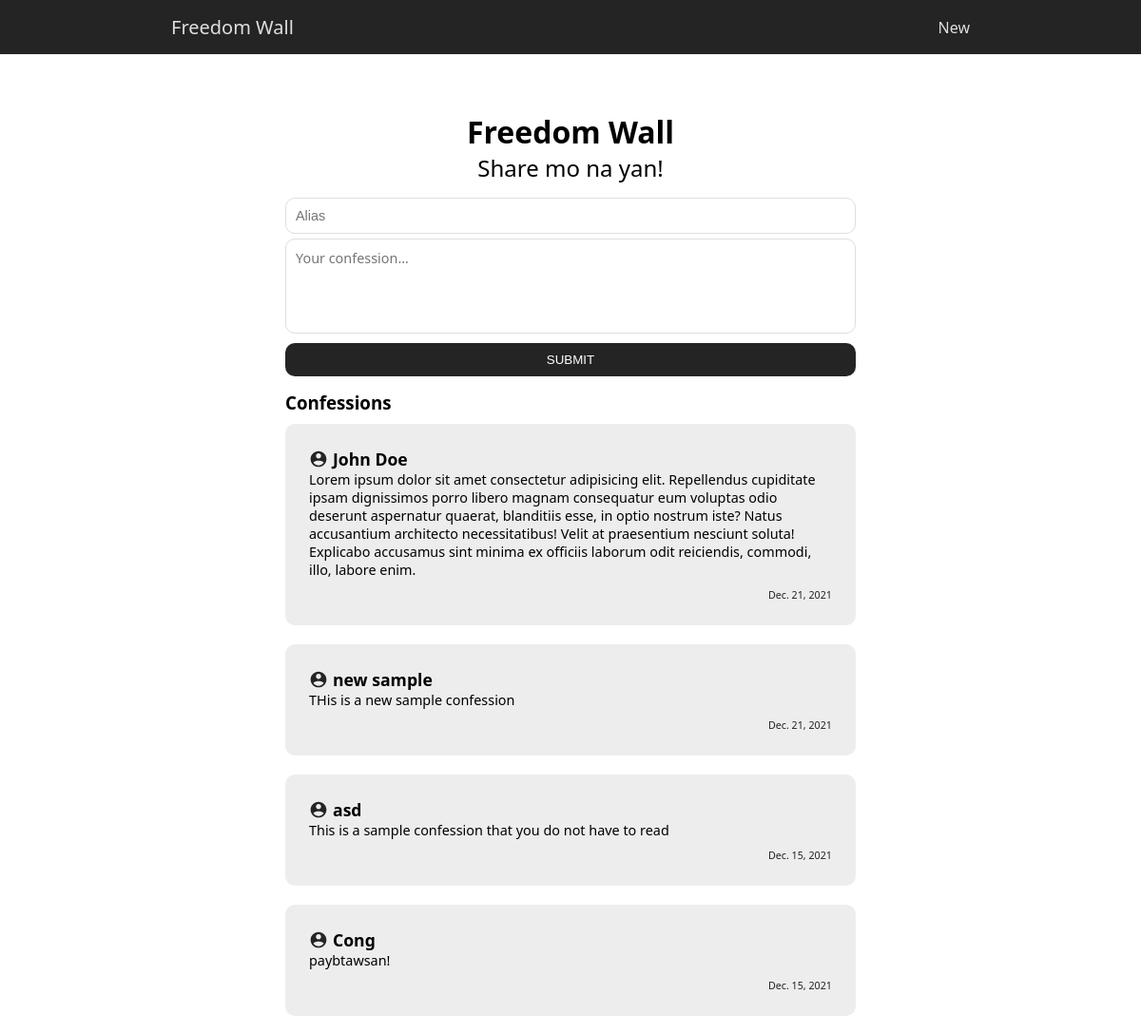
The app's page /freedom-app/ (upper part), older data.
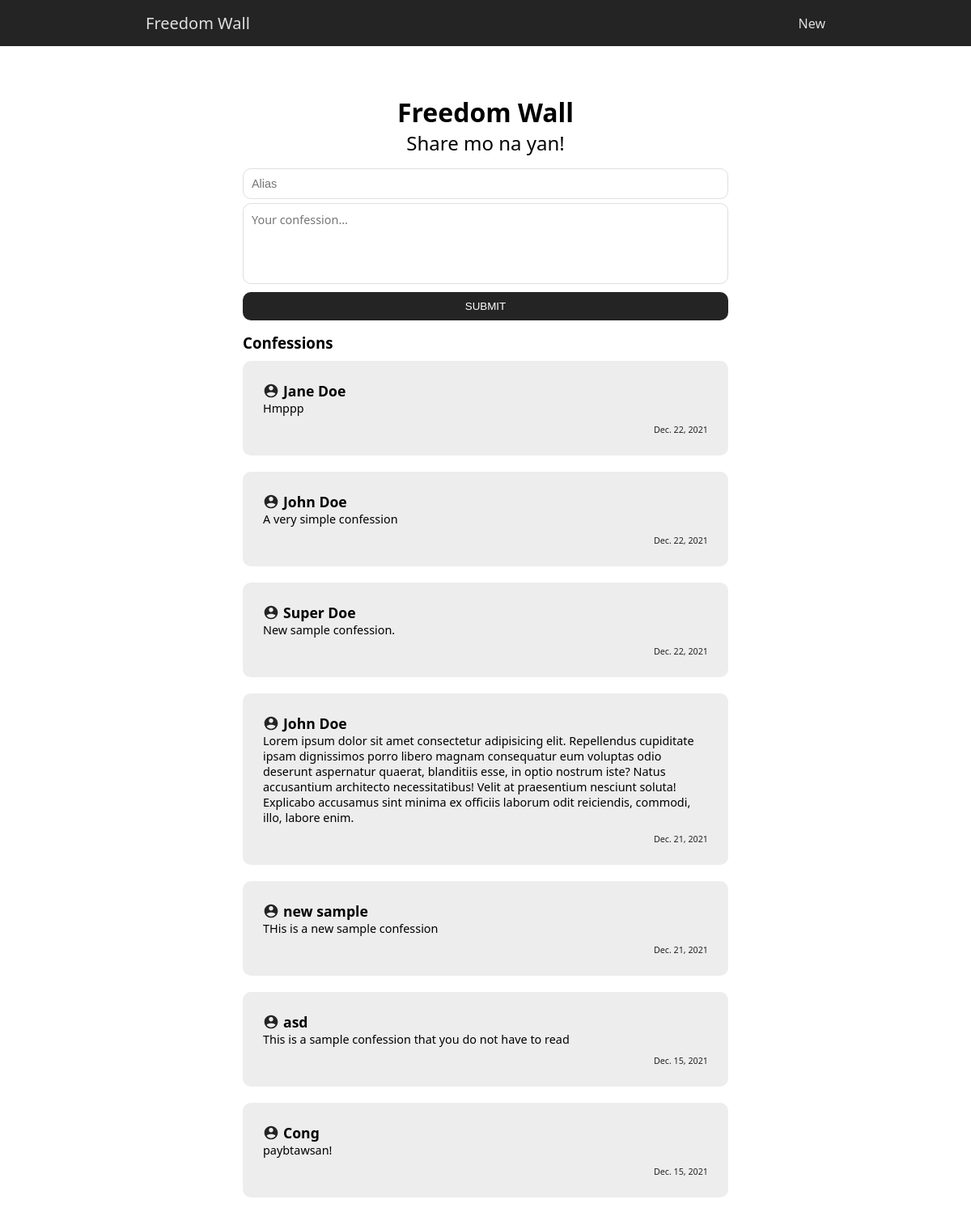
The same page, newer data.
### freedomApp/models.py (models this page shows, shortened)
class Confession(models.Model):
    user_alias = models.CharField(max_length=15, blank=False)
    confession = models.TextField(max_length=2000, blank=False)
    timestamp = models.DateField(auto_now_add=True, auto_now=False, blank=True)

### freedomApp/views.py (the view)
# urls.py: path('', views.index, name='home'),
def index(request):
    all_confession_items = Confession.objects.all().order_by('-id')
    return render(request, 'freedomApp/index.html', {'all_items': all_confession_items})

### freedomApp/templates/freedomApp/index.html (shortened to what this page needs)
{% extends 'base.html' %}
{% load static %}
{% block content %}
<div class="container-fluid">
  <div class="freedom-app">
      <h1>Freedom Wall</h1>
      <h2>Share mo na yan!</h2>
      <div class="input-card">
          <form action="{% url 'add-confession' %}" method="post">
            <input
              type="text"
              name="user-alias"
              placeholder="Alias"
              class="name-input form-control"
              autocomplete="off"
              required
            />
            <textarea
              name="confession"
              placeholder="Your confession..."
              class="confession-input form-control"
              required
            ></textarea>
            <input type="submit" value="SUBMIT" class="btn btn-dark btn-block" />
          </form>
      </div>
      <h3>Confessions</h3>
      <div class="confession-cards grid">
          {% for item in all_items %}
          <div class="confession-card">
            <div class="card-head flex">
              <img src="{% static 'images/male_user.svg' %}" alt="user-image-default" class="user-image">
              <h3>{{ item.user_alias }}</h3>
            </div>
            <p>{{ item.confession }}</p>
            <h6>{{ item.timestamp }}</h6>
          </div>
          {% endfor %}
      </div>
  </div>
</div>
{% endblock content %}

Row changes from the older to the newer data that the page shows:
added Confession: user_alias "Jane Doe", confession "Hmppp", timestamp "Dec. 22, 2021"
added Confession: user_alias "John Doe", confession "A very simple confession", timestamp "Dec. 22, 2021"
added Confession: user_alias "Super Doe", confession "New sample confession.", timestamp "Dec. 22, 2021"
